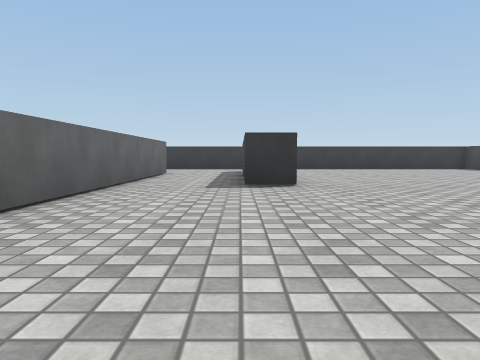
View 1 (above)

23 first-person views from a walk through a 3-D level made in the Unity game engine. The camera is 0.58 m above the floor, tilts 4° down and sees 70° across. The floor is counted in squares, 1 m on a side. Each view is taken from the middle of a square. On the plan, view 1 faces up. The plan holds only what a view shows up to about 9 squares ahead; the rest is blank. The place goes on beyond the plan. The player character is not drawn. Surface patterns are stand-ins for the level's own textures.

View 2
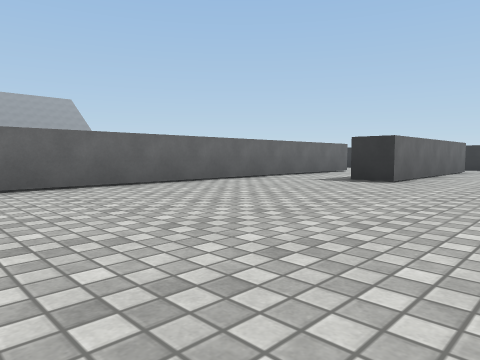

View 3
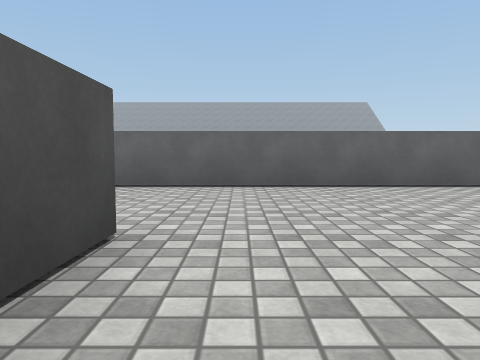

View 4
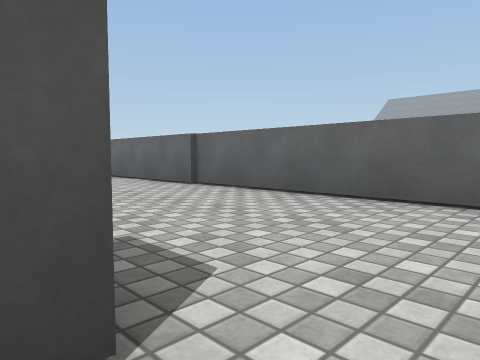

View 5
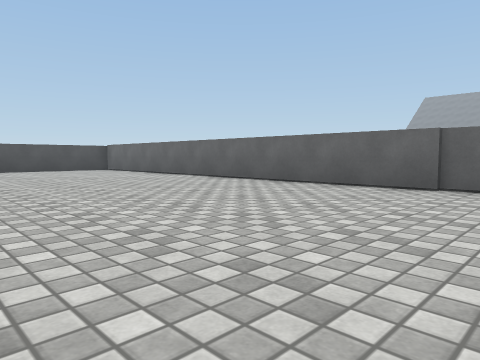

View 6
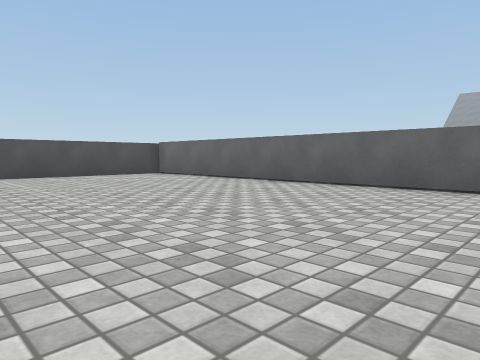

View 7
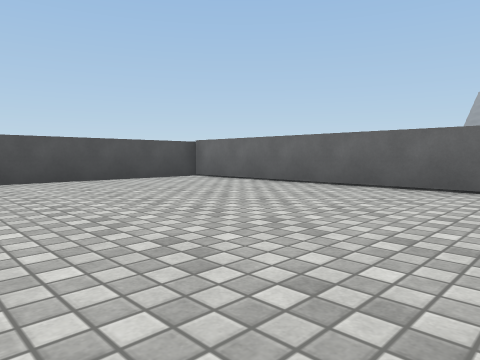

View 8
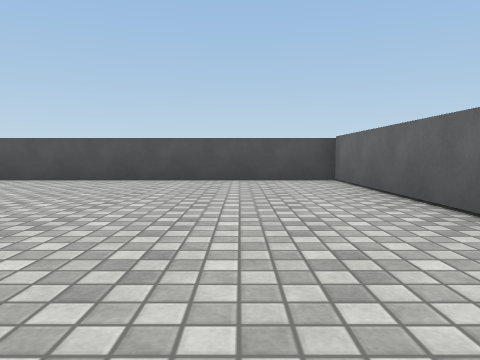

View 9
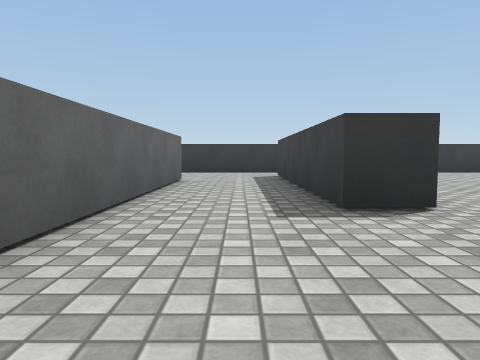

View 10
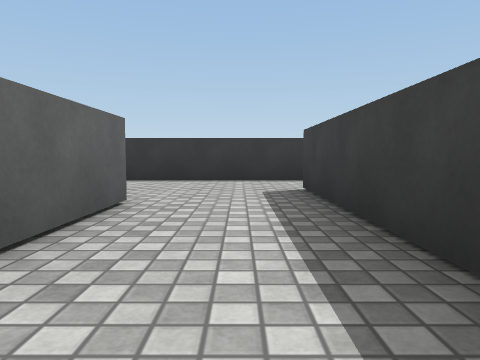

View 11
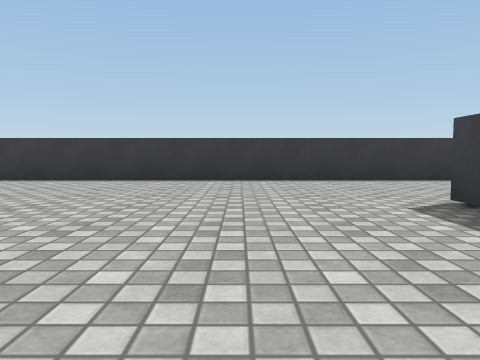

View 12
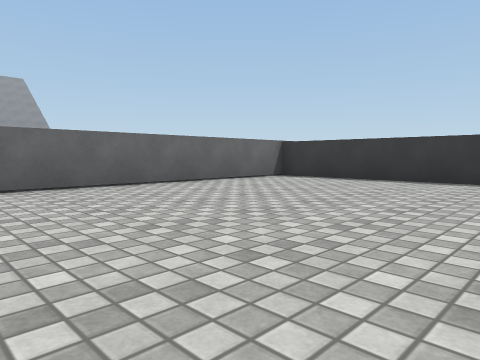

View 13
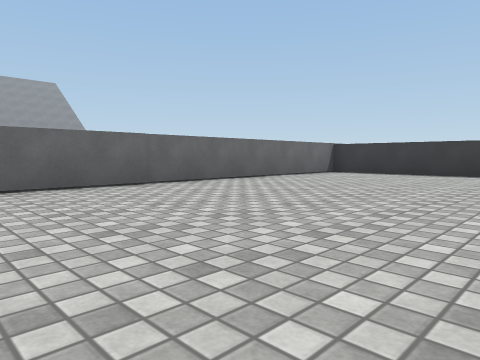

View 14
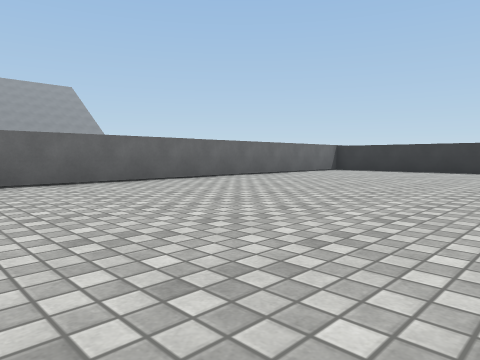

View 15
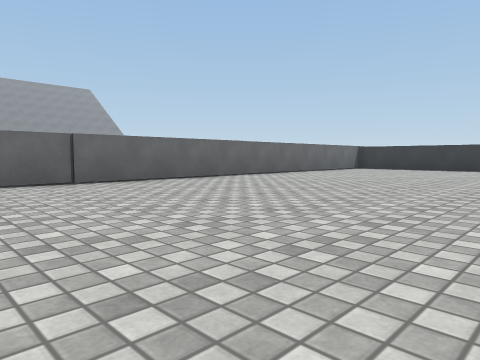

View 16
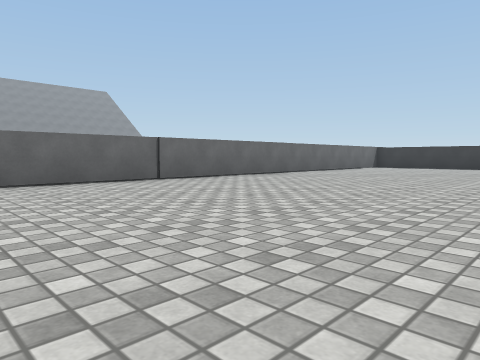

View 17
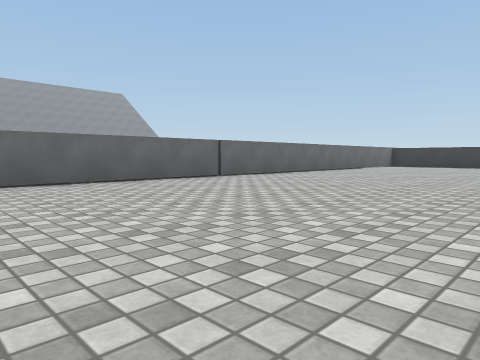

View 18
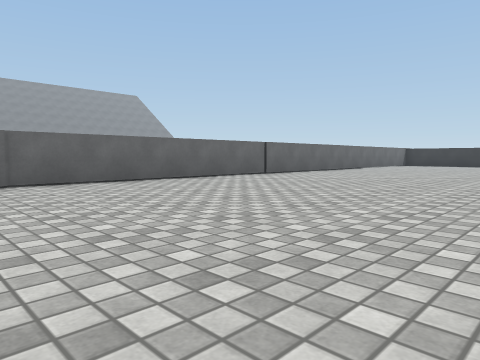

View 19
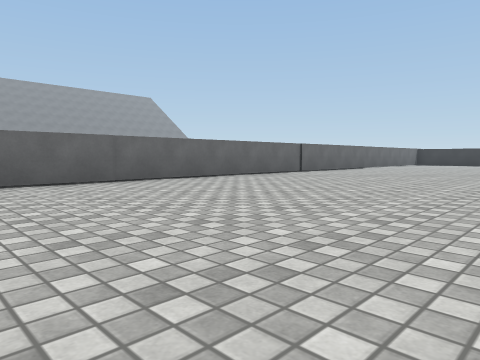

View 20
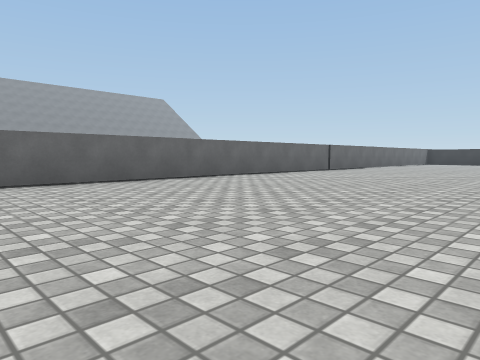

View 21
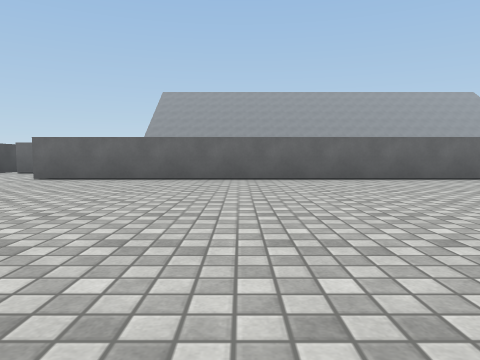

View 22
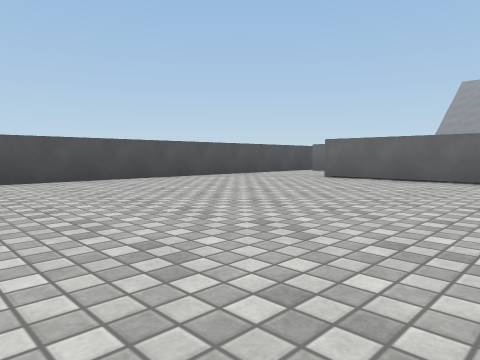

View 23
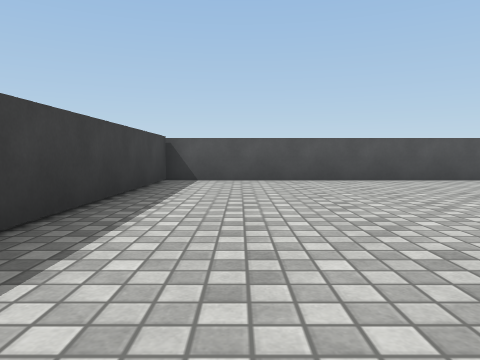

### Floor plan
Points are (right, up) in squares from view 1. A wall is a line through its corners. A room is listed if a view was taken in it or the views show most of it. See-through windows are left out.
Room 1 (views 1, 2, 3, 4, 5, 6, 7, 8, 9, 10)
walls: (1.5, -2.9) (2.8, -2.9); (1.1, 8.9) (1.1, 6.6) (0.1, 6.6) (0.1, 11.5); (-2.4, 11.2) (-2.4, -20.2) (4.5, -20.2)
ways out: opening at (-1.5, 12) to room 2; opening at (0.5, 14.5) to room 2
Room 2 (views 11, 12, 13, 14, 15, 16, 17, 18, 19, 20, 21, 22, 23)
walls: (-3.3, 10.6) (-3.3, 11.2); (0.1, 11.5) (0.1, 13); (-12.3, 13.5) (-12.3, -17.1); (-10.8, -20.2) (-3.3, -20.2) (-3.3, -14.4); (0.6, 15.2) (-11.8, 15.2)
ways out: opening at (-1.5, 12) to room 1; opening at (0.5, 14.5) to room 1

Positions as (right, up) in squares from view 1, and headings:
1: (0, 0), facing up
2: (4, -1), facing up-left
3: (4, -2), facing left
4: (2, -2), facing down-left
5: (4, -6), facing down-left
6: (4, -10), facing down-left
7: (4, -12), facing down-left
8: (0, -12), facing down
9: (-1, 3), facing up
10: (-1, 7), facing up
11: (-6, 7), facing up
12: (-6, 7), facing up-left
13: (-6, 4), facing up-left
14: (-5, 2), facing up-left
15: (-5, 0), facing up-left
16: (-5, -2), facing up-left
17: (-5, -4), facing up-left
18: (-5, -6), facing up-left
19: (-5, -8), facing up-left
20: (-5, -10), facing up-left
21: (-4, -12), facing left
22: (-4, -12), facing down-left
23: (-5, -12), facing down
